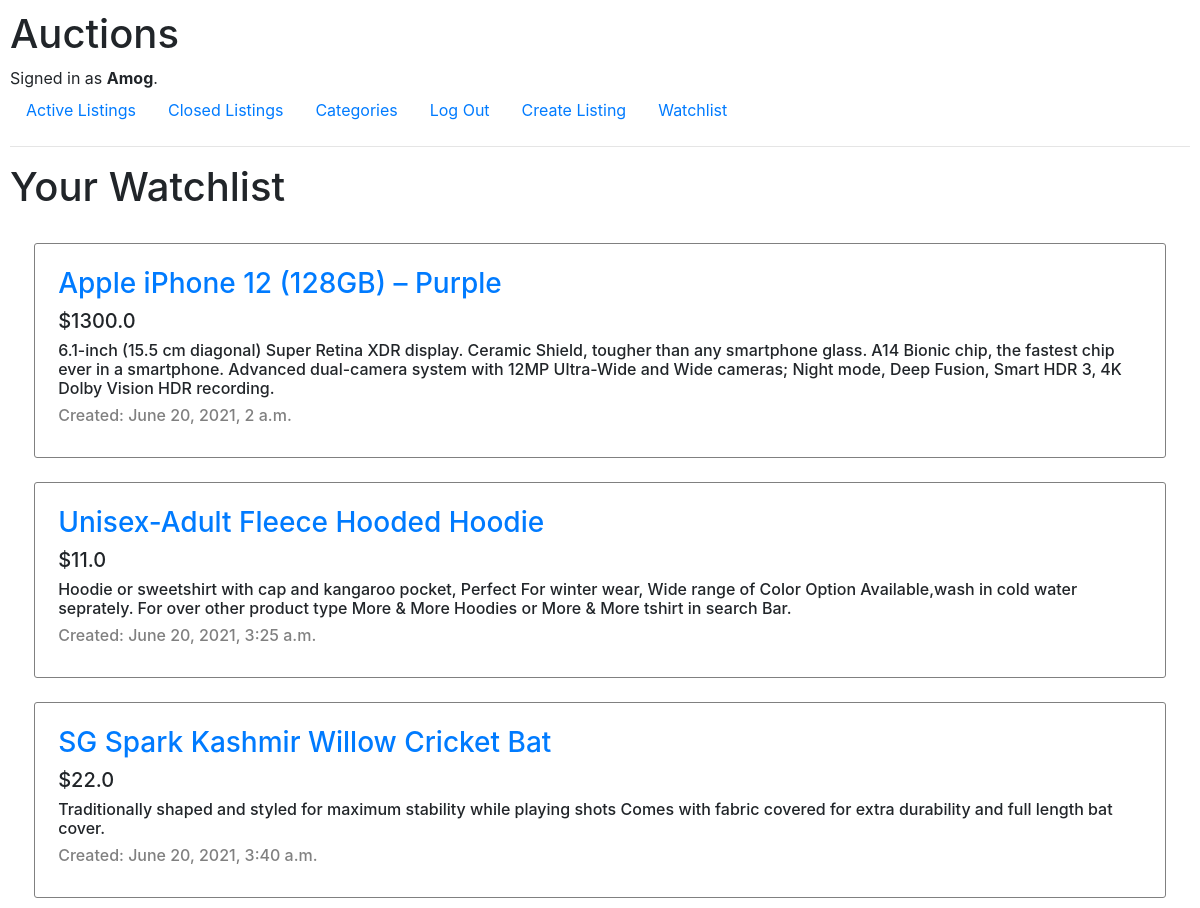
Screenshot of /watchlist (signed in) with the database file from the repository.
### auctions/models.py (models this page shows, shortened)
class User(AbstractUser):
    pass

class Listing(models.Model):
    item_name=models.CharField(max_length=100,default=None,verbose_name="Title")
    item_description=models.TextField(default=None,verbose_name="Description")
    image_url=models.URLField(default=None,verbose_name="Image URL",blank=True)
    price=models.FloatField(default=None,verbose_name="Price")
    item_category=models.ForeignKey(Category,on_delete=models.PROTECT,verbose_name="Item Category",related_name="listings",null=True,blank=True)
    date=models.DateTimeField(default=datetime.datetime.now())
    creator=models.ForeignKey(User,on_delete=models.CASCADE,related_name="creator")
    previous_bidder=models.ForeignKey(User,on_delete=models.CASCADE,related_name="previous_bidder",null=True)
    closed=models.BooleanField(default=False)

### auctions/views.py (the view)
# urls.py: path("watchlist",views.watchlist,name="watchlist"),
def watchlist(request):
    if request.user.id!=None:
        user_watchlist=WatchList.objects.get(user=request.user)
    return render(request, "auctions/watchlist.html",{
        "user_watchlist":user_watchlist
    })

### auctions/templates/auctions/watchlist.html (shortened to what this page needs)
{% extends "auctions/layout.html" %}
{% block body %}
    <h1>Your Watchlist</h1>
    {% if user_watchlist.listings.all.exists %}
        <div style="display: grid; grid-template-columns: 100%;">
            {% for listing in user_watchlist.listings.all %}
                <div style="margin-top: 2%; margin-left: 2%; margin-right: 2%; border: 1px solid gray; padding: 2%; border-radius: 3px;">
                    <a href="{% url 'listing' listing.id %}"><h3>{{listing.item_name}}</h3></a>
                    <h5>${{listing.price}}</h5>
                    <h6>{{listing.item_description}}</h6>
                    <h6 style="color: gray;">Created: {{listing.date}}</h6>
                </div>
            {% endfor %}
        </div>
    {% else %}
        <br>
        <h2>You do not have any listings in your watchlist.</h2>
    {% endif %}
{% endblock %}

### auctions/templates/auctions/layout.html (shortened to what this page needs)
{% load static %}
<!DOCTYPE html>
<html lang="en">
    <head>
        <link rel="stylesheet" href="https://stackpath.bootstrapcdn.com/bootstrap/4.4.1/css/bootstrap.min.css">
        <link href="{% static 'auctions/styles.css' %}" rel="stylesheet">
    </head>
    <body>
        <h1>Auctions</h1>
        <div>
            {% if user.is_authenticated %}
                Signed in as <strong>{{ user.username }}</strong>.
            {% else %}
                Not signed in.
            {% endif %}
        </div>
        <ul class="nav">
            <li class="nav-item">
                <a class="nav-link" href="{% url 'index' %}">Active Listings</a>
            </li>
            <li class="nav-item">
                <a class="nav-link" href="{% url 'closed' %}">Closed Listings</a>
            </li>
            <li class="nav-item">
                <a class="nav-link" href="{% url 'categories' %}">Categories</a>
            </li>
            {% if user.is_authenticated %}
                <li class="nav-item">
                    <a class="nav-link" href="{% url 'logout' %}">Log Out</a>
                </li>
                <li class="nav-item">
                    <a class="nav-link" href="{% url 'new' %}">Create Listing</a>
                </li>
                <li class="nav-item">
                    <a class="nav-link" href="{% url 'watchlist' %}">Watchlist</a>
                </li>
            {% endif %}
        </ul>
        <hr>
        {% block body %}
        {% endblock %}
    </body>
</html>

### auctions/static/auctions/styles.css (style rules this page uses)
body { padding: 10px; }

### rows the page displays
User: username "Amog"
Listing: item_name "Apple iPhone 12 (128GB) – Purple", price "1300.0", item_description "6.1-inch (15.5 cm diagonal) Super Retina XDR display. Ceramic Shield, tougher than any smartphone glass. A14 Bionic chip, the fastest chip ever in a smartphone. Advanced dual-camera system with 12MP Ultra-Wide and Wide cameras; Night mode, Deep Fusion, Smart HDR 3, 4K Dolby Vision HDR recording.", date "June 20, 2021, 2 a.m."
Listing: item_name "Unisex-Adult Fleece Hooded Hoodie", price "11.0", item_description "Hoodie or sweetshirt with cap and kangaroo pocket, Perfect For winter wear, Wide range of Color Option Available,wash in cold water seprately. For over other product type More & More Hoodies or More & More tshirt in search Bar.", date "June 20, 2021, 3:25 a.m."
Listing: item_name "SG Spark Kashmir Willow Cricket Bat", price "22.0", item_description "Traditionally shaped and styled for maximum stability while playing shots Comes with fabric covered for extra durability and full length bat cover.", date "June 20, 2021, 3:40 a.m."
